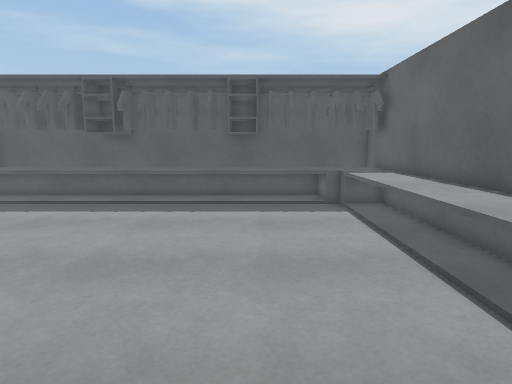
[1] (above)

12 first-person views from a walk through a 3-D level made in the Unity game engine. The camera is 1.3 m above the floor, tilts 8° down and sees 75° across. The floor is counted in squares, 0.5 m on a side. Each view is taken from the middle of a square. On the plan, view 1 faces up. The plan holds only what a view shows up to about 20 squares ahead; the rest is blank. The place goes on beyond the plan. Surface patterns are stand-ins for the level's own textures.

[2]
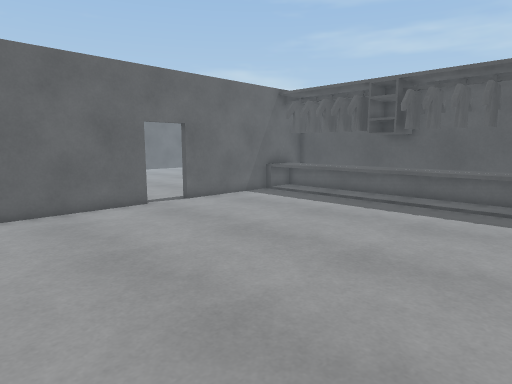

[3]
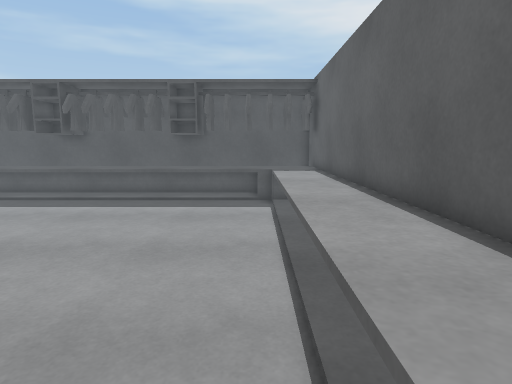

[4]
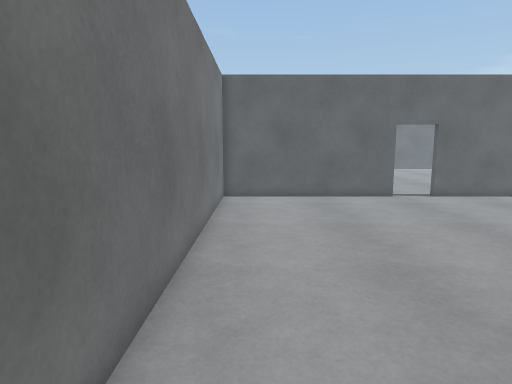

[5]
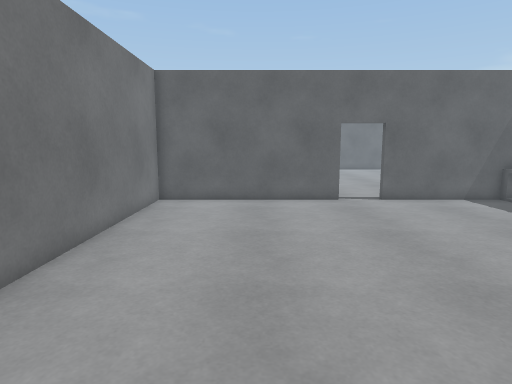

[6]
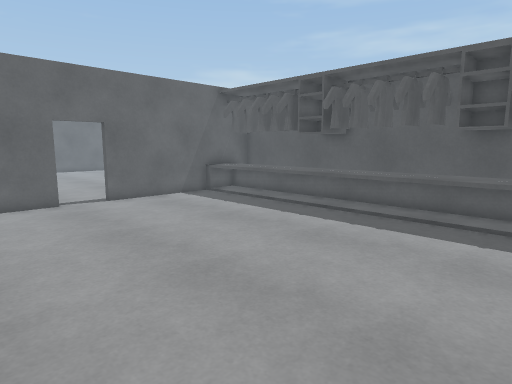

[7]
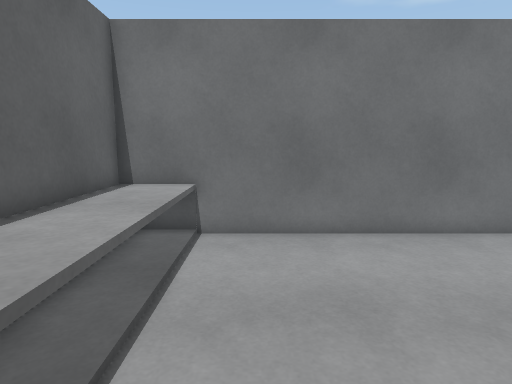

[8]
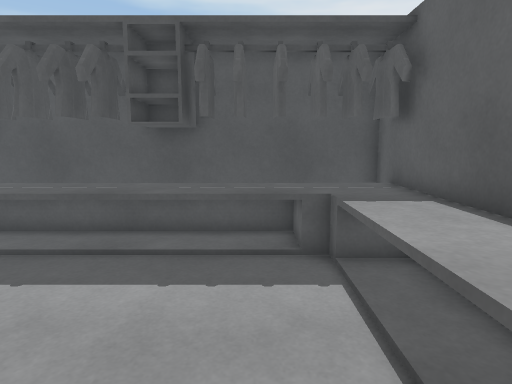

[9]
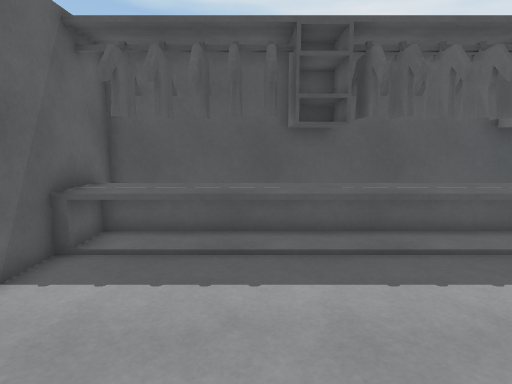

[10]
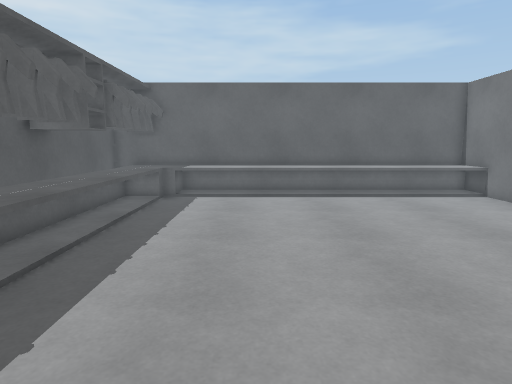

[11]
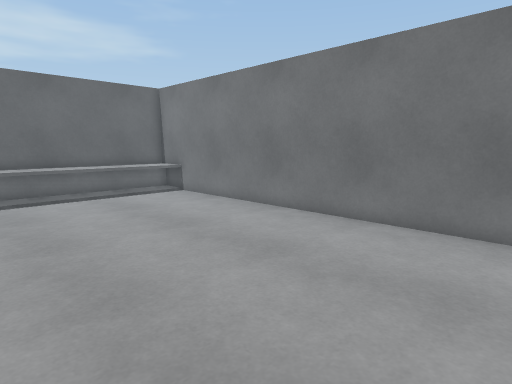

[12]
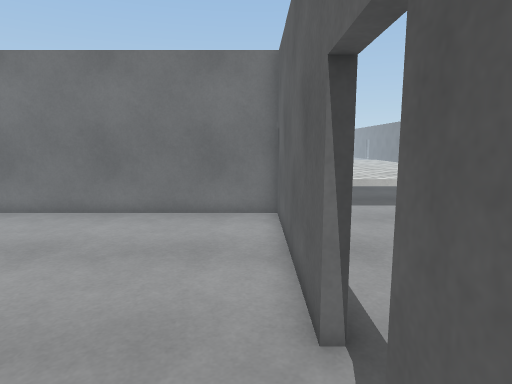

### Floor plan
Key: @ floor where view 1 was taken; # wall or solid block; . floor; ^ raised ledge; O other object.
Columns run from 19 left of view 1 to 6 right of it. Each row starts with its distance up from view 1.
 18      #####################
 17      # ###################
 16      #OO#OO##OOOOO##OOOOO#
 15      #^^^^^^^^^^^^^^^^^^^#
 14      #.................^^#
 13      #.................^^#
 12      #.................^^#
 11      #.................^^#
 10 .... #.................^^#
  9 .......................^^#
  8  ......................^^#
  7     ...................^^#
  6     .#.................^^#
  5    ..#.................^^#
  4    ..#.................^^#
  3    ..#.................^^#
  2   .. #.................^^#
  1   .. #.................^^#
  0  ... #.............@...^^#
 -1  ..  #.................^^#
 -2  ..  #####################
 -3 ^^^
 -4 ^^
 -5 ^^

Where each view was taken, in squares from view 1:
view 1: 0 up, 0 right, facing up
view 2: 0 up, 0 right, facing up-left
view 3: 1 down, 3 right, facing up
view 4: 0 up, 3 right, facing left
view 5: 3 up, 2 right, facing left
view 6: 3 up, 2 right, facing up-left
view 7: 8 up, 2 right, facing down
view 8: 7 up, 2 right, facing up
view 9: 7 up, 9 left, facing up
view 10: 10 up, 13 left, facing right
view 11: 9 up, 13 left, facing down-right
view 12: 11 up, 13 left, facing down
